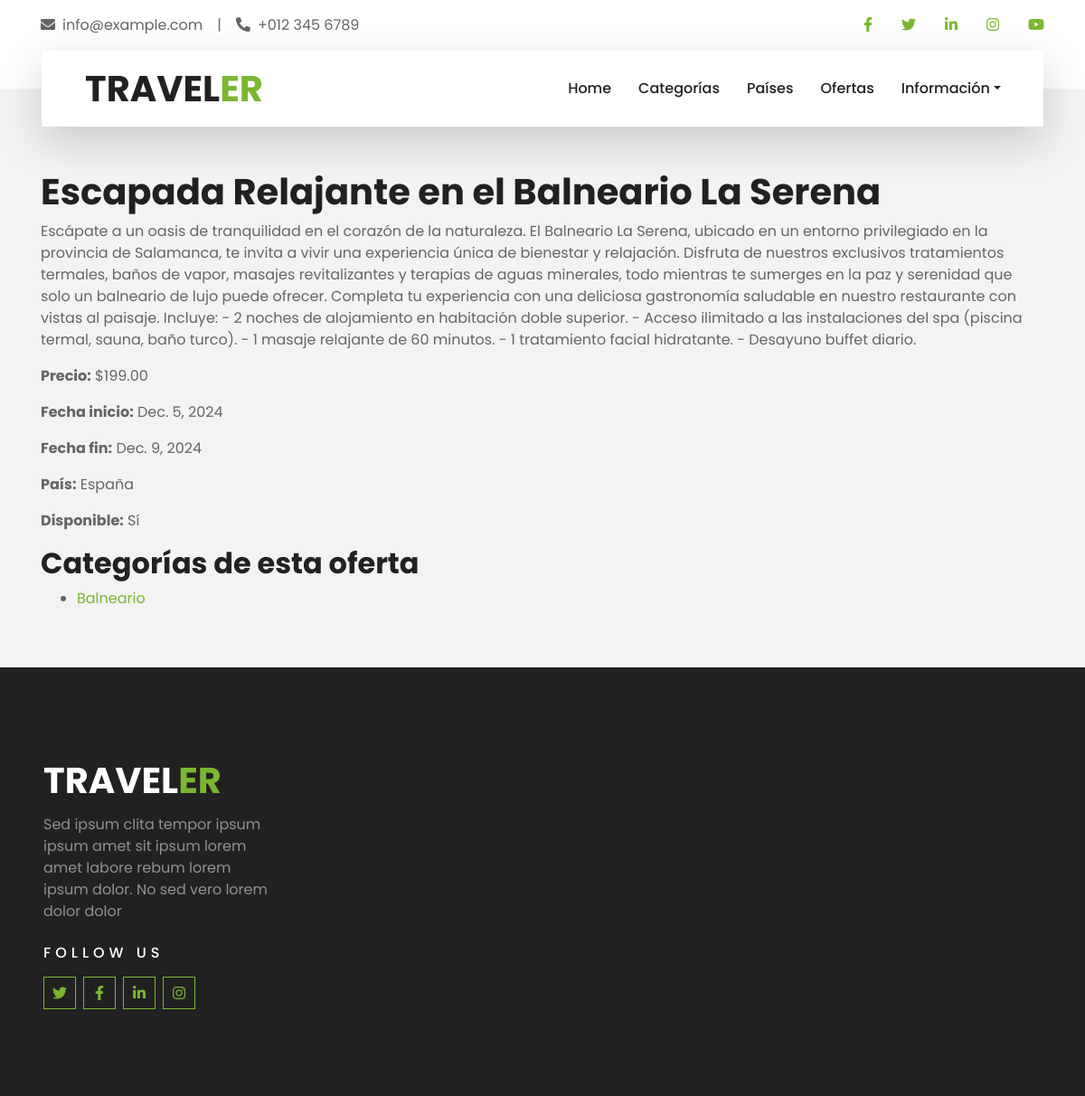
/ofertas/1/, run on the app's committed database.
### travelOffersApp/models.py (models this page shows, shortened)
class Oferta(models.Model):
    id_oferta = models.AutoField(primary_key=True)
    nombre = models.CharField(max_length=200)
    descripcion = models.TextField()
    precio = models.DecimalField(max_digits=10, decimal_places=2)
    fecha_inicio = models.DateField()
    fecha_fin = models.DateField()
    pais = models.ForeignKey(Pais, on_delete=models.CASCADE, related_name='ofertas')
    categorias = models.ManyToManyField(Categoria, related_name='ofertas')
    disponible = models.BooleanField(default=True)

class Pais(models.Model):
    nombre = models.CharField(primary_key=True, max_length=100)
    descripcion = models.TextField()
    continente = models.CharField(max_length=100)
    image = models.ImageField(upload_to='img/', blank=True, null=True, )
    def __str__(self):
        return self.nombre

class Categoria(models.Model):
    nombre = models.CharField(primary_key=True, max_length=100)
    descripcion = models.TextField()

### travelOffersApp/views.py (the view)
# urls.py: path('ofertas/<int:id_oferta>/', views.oferta, name='oferta'),
def oferta(request, id_oferta):
    oferta = get_object_or_404(Oferta, id_oferta=id_oferta)
    return render(request, 'oferta.html', {'oferta': oferta})

### travelOffersApp/templates/oferta.html (shortened to what this page needs)
{% extends "base.html" %}
{% block content %}
    <h1>{{ oferta.nombre }}</h1>
    <p>{{ oferta.descripcion }}</p>
    <p><strong>Precio:</strong> ${{ oferta.precio }}</p>
    <p><strong>Fecha inicio:</strong> {{ oferta.fecha_inicio }}</p>
    <p><strong>Fecha fin:</strong> {{ oferta.fecha_fin }}</p>
    <p><strong>País:</strong> {{ oferta.pais }}</p>
    <p><strong>Disponible:</strong> {{ oferta.disponible|yesno:"Sí,No" }}</p>
    <h2>Categorías de esta oferta</h2>
    <ul>
        {% for categoria in oferta.categorias.all %}
            <li><a href="{% url 'categoria' categoria.nombre %}">{{ categoria.nombre }}</a></li>
        {% endfor %}
    </ul>
{% endblock %}

### data on the page
Oferta: nombre "Escapada Relajante en el Balneario La Serena", descripcion "Escápate a un oasis de tranquilidad en el corazón de la naturaleza. El Balneario La Serena, ubicado en un entorno privilegiado en la provincia de Salamanca, te invita a vivir una experiencia única de bienestar y relajación. Disfruta de nuestros exclusivos tratamientos termales, baños de vapor, masajes revitalizantes y terapias de aguas minerales, todo mientras te sumerges en la paz y serenidad que solo un balneario de lujo puede ofrecer. Completa tu experiencia con una deliciosa gastronomía saludable en nuestro restaurante con vistas al paisaje. Incluye: - 2 noches de alojamiento en habitación doble superior. - Acceso ilimitado a las instalaciones del spa (piscina termal, sauna, baño…", precio "199.00", fecha_inicio "Dec. 5, 2024", fecha_fin "Dec. 9, 2024", pais "España", disponible "Sí"
Categoria: nombre "Balneario"
